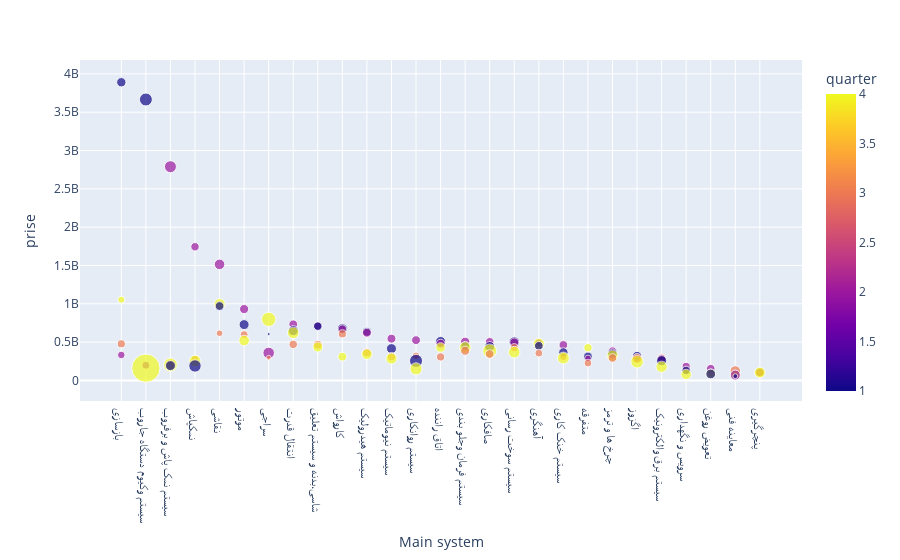

Notebook code cell kept with this figure:
### Code cell
px.scatter(
    merged_tamirat_price.groupby(['quarter', 'Main system']).agg({'duration': 'mean', 'prise': 'mean', 'Work code': 'count'}).reset_index().sort_values('prise', ascending=False),
    x='Main system',
    y='prise', 
    size='duration',
    color='quarter')

### Figure 1 — Plotly figure (JSON) as saved in the notebook; plotly's stock layout.template omitted (floating-point values rounded to 4 significant figures)
{"data": [{"hovertemplate": "Main system=%{x}<br>prise=%{y}<br>duration=%{marker.size}<br>quarter=%{marker.color}<extra></extra>", "legendgroup": "", "marker": {"color": [1, 1, 2, 3, 2, 2, 4, 4, 1, 2, 4, 2, 1, 2, 1, 1, 2, 1, 1, 2, 4, 3, 3, 1, 3, 2, 2, 4, 1, 2, 2, 1, 2, 2, 2, 4, 3, 3, 3, 2, 1, 1, 1, 4, 4, 4, 4, 3, 1, 3, 4, 2, 4, 1, 3, 2, 3, 1, 3, 4, 2, 4, 3, 1, 1, 4, 3, 3, 3, 3, 3, 4, 2, 3, 2, 3, 4, 2, 3, 1, 1, 4, 4, 3, 3, 4, 2, 1, 1, 2, 4, 4, 2, 4, 3, 1, 3, 1, 2, 3, 4, 3, 4, 1, 4, 4, 2, 1], "coloraxis": "coloraxis", "size": [16.35, 31.5, 26.97, 0.25, 13.29, 20.61, 9.492, 23.41, 14.71, 15.7, 38.62, 14.27, 18.71, 13.17, 13.51, 18.64, 12.81, 18.88, 15.08, 14.71, 25.18, 8.196, 12.52, 1.714, 11.75, 14.87, 14.61, 21.03, 19.35, 15.9, 13.74, 21.05, 14.71, 11.4, 14.9, 23.48, 12.25, 13.42, 14.89, 14.17, 14.27, 14.67, 19.05, 18.88, 17.38, 25.37, 13.24, 12.76, 18.74, 15.66, 36.22, 12.97, 25.45, 16.6, 14.37, 25.0, 11.4, 17.4, 14.02, 21.05, 10.69, 23.12, 10.31, 16.56, 14.46, 14.57, 13.16, 10.82, 13.01, 4.385, 14.07, 26.63, 12.77, 14.76, 8.086, 18.67, 23.02, 13.36, 10.42, 19.31, 31.89, 26.09, 29.47, 11.34, 17.68, 34.88, 12.0, 18.62, 28.83, 12.19, 23.74, 149.8, 13.91, 27.67, 9.108, 13.69, 20.76, 17.64, 15.63, 14.21, 21.95, 11.13, 17.36, 18.04, 20.17, 14.12, 19.1, 4.429], "sizemode": "area", "sizeref": 0.3744, "symbol": "circle"}, "mode": "markers", "name": "", "orientation": "v", "showlegend": false, "type": "scatter", "x": ["بازسازی", "سیستم وکیوم دستگاه جاروب", "سیستم نمک پاش و برفروب", "سیستم وکیوم دستگاه جاروب", "نمکپاش", "نقاشی", "بازسازی", "نقاشی", "نقاشی", "موتور", "سراجی", "انتقال قدرت", "موتور", "شاسی،بدنه و سیستم تعلیق", "شاسی،بدنه و سیستم تعلیق", "کارواش", "کارواش", "انتقال قدرت", "سیستم هیدرولیک", "سیستم هیدرولیک", "انتقال قدرت", "نقاشی", "کارواش", "سراجی", "موتور", "سیستم نیوماتیک", "سیستم روانکاری", "موتور", "اتاق راننده", "سیستم فرمان وجلو بندی", "صافکاری", "سیستم سوخت رسانی", "سیستم سوخت رسانی", "آهنگری", "اتاق راننده", "آهنگری", "بازسازی", "انتقال قدرت", "شاسی،بدنه و سیستم تعلیق", "سیستم خنک کاری", "آهنگری", "سیستم فرمان وجلو بندی", "صافکاری", "شاسی،بدنه و سیستم تعلیق", "اتاق راننده", "سیستم فرمان وجلو بندی", "متفرقه", "سیستم سوخت رسانی", "سیستم نیوماتیک", "سیستم فرمان وجلو بندی", "صافکاری", "چرخ ها و ترمز", "سیستم سوخت رسانی", "سیستم خنک کاری", "سیستم هیدرولیک", "سراجی", "آهنگری", "چرخ ها و ترمز", "صافکاری", "سیستم هیدرولیک", "بازسازی", "چرخ ها و ترمز", "سیستم روانکاری", "اگزوز", "متفرقه", "کارواش", "سیستم نیوماتیک", "سیستم خنک کاری", "اتاق راننده", "سراجی", "چرخ ها و ترمز", "سیستم خنک کاری", "اگزوز", "سیستم برق والکترونیک", "متفرقه", "اگزوز", "سیستم نیوماتیک", "سیستم برق والکترونیک", "نمکپاش", "سیستم برق والکترونیک", "سیستم روانکاری", "نمکپاش", "اگزوز", "متفرقه", "سیستم نمک پاش و برفروب", "سیستم نمک پاش و برفروب", "سیستم وکیوم دستگاه جاروب", "سیستم نمک پاش و برفروب", "نمکپاش", "سرویس و نگهداری", "سیستم برق والکترونیک", "سیستم وکیوم دستگاه جاروب", "تعویض روغن", "سیستم روانکاری", "سرویس و نگهداری", "سرویس و نگهداری", "معاینه فنی", "پنچرگیری", "پنچرگیری", "پنچرگیری", "پنچرگیری", "تعویض روغن", "تعویض روغن", "تعویض روغن", "سرویس و نگهداری", "معاینه فنی", "معاینه فنی", "معاینه فنی"], "xaxis": "x", "y": [3891000000.0, 3666250000, 2789000000.0, 1763281250, 1744000000.0, 1515000000.0, 1054000000.0, 995800000.0, 970800000.0, 931500000.0, 797545000, 732800000.0, 728700000.0, 710400000.0, 707700000.0, 675900000.0, 670300000.0, 650200000.0, 635900000.0, 622800000.0, 621600000.0, 615800000.0, 608200000.0, 605100000.0, 598500000.0, 545100000.0, 525700000.0, 520400000.0, 507100000.0, 504700000.0, 504200000.0, 501700000.0, 496600000.0, 492800000.0, 479100000.0, 478000000.0, 477800000.0, 470700000.0, 466100000.0, 463300000.0, 451100000.0, 449200000.0, 441700000.0, 436400000.0, 430400000.0, 428700000.0, 427000000.0, 427000000.0, 415200000.0, 387300000.0, 385400000.0, 384500000.0, 368600000.0, 364800000.0, 363800000.0, 358840000, 356500000.0, 348900000.0, 344300000.0, 342700000.0, 332500000.0, 322900000.0, 322100000.0, 318200000.0, 313000000.0, 310000000.0, 309200000.0, 307200000.0, 306800000.0, 296833846, 293000000.0, 291900000.0, 289700000.0, 289300000.0, 287800000.0, 285600000.0, 285600000.0, 280600000.0, 279600000.0, 257600000.0, 255800000.0, 252700000.0, 243800000.0, 226200000.0, 208000000.0, 204100000.0, 198400000, 193400000.0, 189000000.0, 182300000.0, 178300000.0, 160600000, 152700000.0, 151100000.0, 131500000.0, 130700000.0, 123400000.0, 106600000.0, 106200000.0, 103500000.0, 103400000.0, 99110000.0, 85030000.0, 84590000.0, 78490000.0, 74540000.0, 70580000, 55720000.0], "yaxis": "y"}], "layout": {"coloraxis": {"colorbar": {"title": {"text": "quarter"}}, "colorscale": [[0, "#0d0887"], [0.1111, "#46039f"], [0.2222, "#7201a8"], [0.3333, "#9c179e"], [0.4444, "#bd3786"], [0.5556, "#d8576b"], [0.6667, "#ed7953"], [0.7778, "#fb9f3a"], [0.8889, "#fdca26"], [1, "#f0f921"]]}, "legend": {"itemsizing": "constant", "tracegroupgap": 0}, "margin": {"t": 60}, "xaxis": {"anchor": "y", "domain": [0, 1], "title": {"text": "Main system"}}, "yaxis": {"anchor": "x", "domain": [0, 1], "title": {"text": "prise"}}}}
